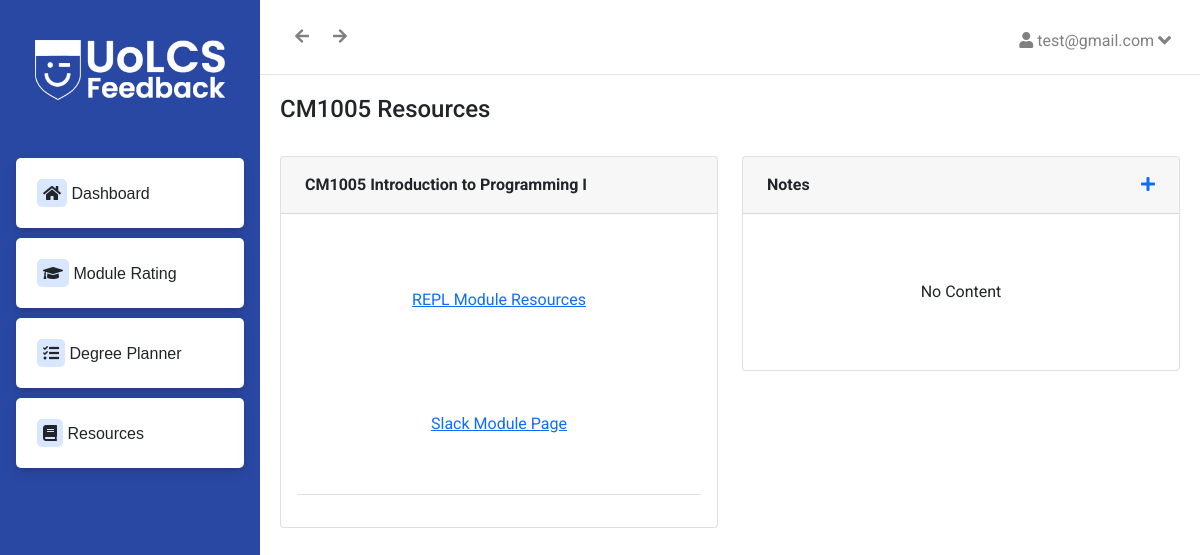
Screenshot of /module/resources/CM1005 (signed in) with the database file from the repository.
### app/models.py (models this page shows, shortened)
class User(UserMixin, db.Model):
	id = db.Column(db.Integer, primary_key=True)
	email = db.Column(db.String(500), unique=True, index=True)
	password = db.Column(db.String(500))
	name = db.Column(db.String(500))
	reviews = db.relationship('Rating', backref='user')
	usermodules = db.relationship('UserModule', backref='user', lazy='dynamic')

class Module(db.Model):
	code = db.Column(db.String(20), primary_key=True)
	name = db.Column(db.String(100))
	professor = db.Column(db.String(100))
	year = db.Column(db.Integer)
	level = db.Column(db.String(5))
	moduleDescription = db.Column(db.Text)
	assessment = db.Column(db.Text)
	ratings = db.relationship('Rating', backref='module')
	userNotes = db.relationship('UserNotes', backref='module')
	usermodules = db.relationship('UserModule', backref='module', lazy='dynamic')

### app/blueprints/main/routes.py (the view)
@bp.route('/module/resources/<id>')
@login_required
def viewResources(id):
	mod = Module.query.get(id)
	files = []
	try:
		for file in os.listdir("contents\\"+ mod.code):
			f = open("contents\\"+ mod.code+ "\\" + file, "r")
			data = f.read()
			dataArr = data.split("~~~")
			print(dataArr)
			files.append({'name': file.split('.')[0], 'link' : dataArr[0], 'detail' : dataArr[1]})
	except:
		print("An exception occurred")
	return render_template('main/view-resources.html', module = mod, files = files)

### app/models.py (called while the page is built)
@login.user_loader
def load_user(id):
	return User.query.get(id)

### app/templates/main/view-resources.html (shortened to what this page needs)
{% extends 'main/base.html' %}
{% block main %}
<div class="row">
    <div class="col-md-6">
        <h4>{{module.code}} Resources</h4>
    </div>
</div>
<div class="content-wrapper mt-4">
    <div class="row">
        <div class="col-md-6">
            <div class="card spur-card">
                    <div class="card-header">
                        <div class="spur-card-title">{{module.code}} {{module.name}}</div>
                    </div>
                    <div class="card-body ">
                        <table class="table table-in-card" id="usersTable">
                            <tbody>
                                {% if files|length == 0 %}
                                <tr>
                                    <td colspan="2">
                                        <div style="padding: 50px; text-align: center;"> <a href="https://world-class.github.io/REPL/">REPL Module Resources</a></div>
                                        <div style="padding: 50px; text-align: center;"> <a href="https://slack.com/intl/en-gb/get-started#/createnew">Slack Module Page</a></div>
                                    </td>
                                </tr>
                                {% endif %}
                            </tbody>
                        </table>
                    </div>
                </div>
            </div>
        <div class="col-md-6">
            <div class="card spur-card">
                    <div class="card-header">
                        <div class="spur-card-title">
                            <div class="row">
                                <div class="col-6">Notes</div>
                                <div class="col-6 text-end">
                                    <a data-bs-toggle="modal" data-bs-target="#addNote" href="">
                                        <i class="fas fa-plus"></i>
                                    </a>
                                </div>
                            </div>
                        </div>
                    </div>
                <div class="card-body ">
                    {% if module.userNotes|length == 0 %}
                        <div style="padding: 50px; text-align: center;">No Content</div>
                    {% endif %}
                </div>
            </div>
        </div>
        </div>
        </div>
    </div>
{% endblock %}

### app/templates/main/base.html (shortened to what this page needs)
<!DOCTYPE html>
<html lang="en">
<head>
	<link rel="stylesheet" href="https://cdnjs.cloudflare.com/ajax/libs/font-awesome/4.7.0/css/font-awesome.min.css">
	<link rel="stylesheet" href="https://cdnjs.cloudflare.com/ajax/libs/font-awesome/5.7.0/css/all.min.css" />
	<link href="https://cdn.jsdelivr.net/npm/bootstrap@5.1.3/dist/css/bootstrap.min.css" rel="stylesheet">
	<link rel="stylesheet" href="{{ url_for('static', filename='public/style.css') }}">
</head>
<body class="dashboard">
	<header class="dashboard-header">
		<a href="\main">
		<img src="{{ url_for('static', filename='assets/logo-white.png') }}" alt="Logo">
		</a>
		<br><br>
		<nav>
			<a href="/main" class="link"><i class="fas fa-home "></i> Dashboard</a>
			<a href="/modules" class="link"><i class="fas fa-graduation-cap"></i> Module Rating</a>
			<a href="/degree-planner" class="link"><i class="fas fa-tasks"></i> Degree Planner</a>
			<a href="/resources" class="link"><i class="fas fa-book"></i> Resources</a>
		</nav>
	</header>
	<main>
		<div class="top-bar">
			<div>
				<a onclick="history.back()">
					<i class="fa fa-arrow-left" aria-hidden="true"></i>
				</a>
				<a onclick="history.forward()">
					<i class="fa fa-arrow-right" aria-hidden="true"></i>
				</a>
				<div class="dropdown-container">
					<label for="openDropdown" class="dropdown">
						<i class="fas fa-user"></i>
						{{ current_user.email }}
					  	<i class="fa fa-angle-down"></i>
					</label>
				</div>
			</div>
		</div>
		<div class="dashboard-content">
			{% block main %}
			{% endblock %}
	</main>
</body>
</html>

### app/static/public/style.css (style rules this page uses)
* { box-sizing: border-box; margin: 0; }
html { scroll-behavior: smooth; }
:root { --color: rgb(41,72,164); }
body { margin: 0; display: grid; grid-template-rows: auto 1fr auto; min-height: 100vh; font-family: 'Roboto', sans-serif; }
header { font-family: 'Poppins', sans-serif; padding: 1rem; display: grid; align-items: center; grid-template-columns: 1fr auto 1fr; }
header nav { display: flex; gap: 1rem; }
header nav a { text-decoration: none; color: black; padding: 0.25rem 1rem; }
header img, footer img { height: 6rem; }
.dashboard-header { padding-top: 40px; background: var(--color); position: fixed; left: 0; width: 260px; height: 100%; align-items: start; display: block; }
.dashboard-header nav { display: block; }
.dashboard-header img { margin:auto; display:block; max-width: 100%; max-height: 60px; }
.dashboard-header nav a { width: 100%; background-color: white; display: block; padding: 21px; border-radius: 5px; margin: 10px 0px 10px 0px; box-shadow: rgba(50, 50, 93, 0.25) 0px 6px 12px -2px, rgba(0, 0, 0, 0.3) 0px 3px 7px -3px; }
.dashboard-header nav i { background-color: #D8E7FF; padding: 6px; border-radius: 5px; }
.dashboard main { margin-left: 260px; }
.top-bar { padding: 25px; border-bottom: 1px solid #e3e3e3; color: gray; }
.top-bar a { padding: 10px; }
.dropdown-container { float: right; }
.dropdown { padding: 4px; border-radius: 3px; justify-content: space-around; font-size: 1.0rem; cursor: pointer; }
.fa-angle-down { position: relative; top: 2px; font-size: 1.3rem; transition: transform 0.3s ease; }
.dashboard-content { padding: 20px; }
.spur-card-title { padding: 0.5rem 0.5rem; font-weight: 700; }
.link, .link:hover { text-decoration: none; margin-right: 8px; cursor: pointer; color: unset; }
.table-in-card th, .table-in-card td { vertical-align: middle; }

### rows the page displays
User: email "test@gmail.com"
Module: code "CM1005", name "Introduction to Programming I"
